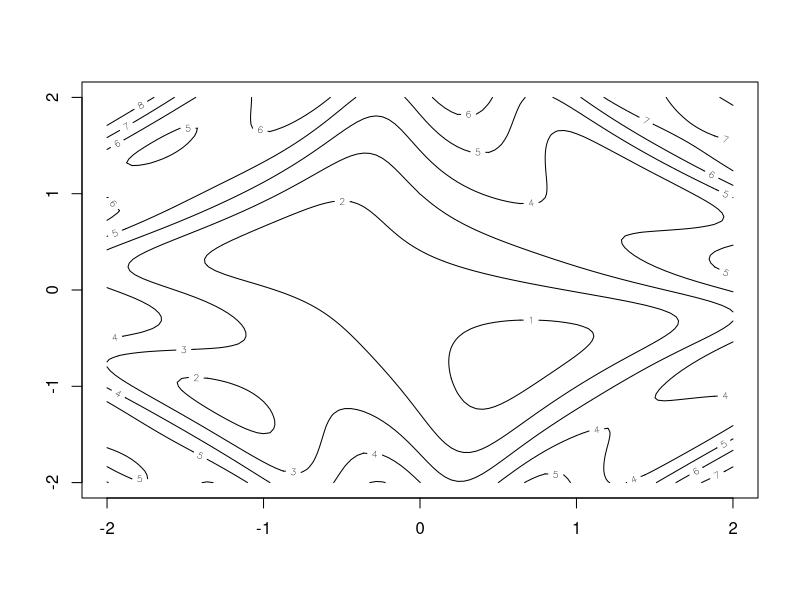
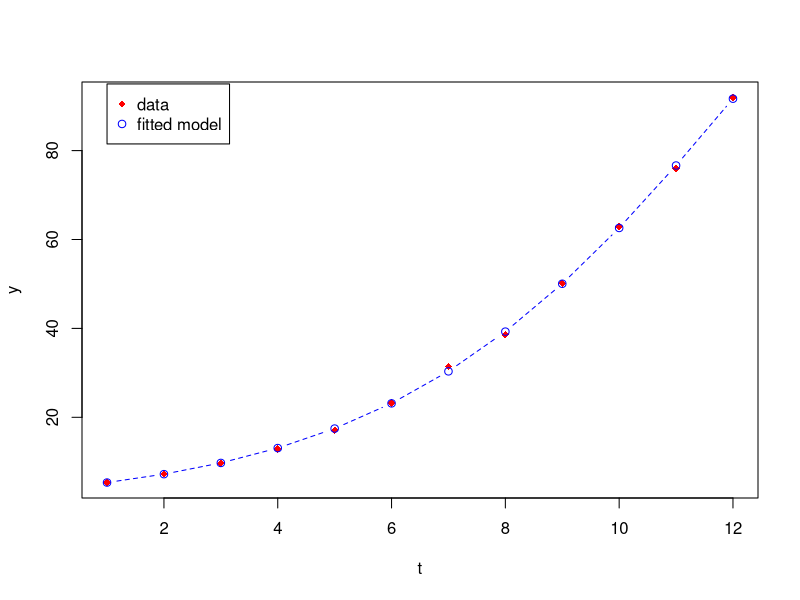

Recreate these plots in R, in order.
## ---- chunk 1
knitr::opts_chunk$set(echo = TRUE)
## ---- chunk 2
library(pracma) # for meshgrid function
f = function(x1, x2) cos(x1-1) + cos(x2) + sin(3*x1*x2) + x1^2 + x2^2
meshgrid(seq(-2, 2, length=5))
x = seq(-2, 2, length=101)
grid_XY = meshgrid(x)
z = matrix(mapply(f, grid_XY$X, grid_XY$Y), nrow=101)
min(z)
contour(x, x, z)
## ---- chunk 3
f1 = deriv(expression(cos(x1-1) + cos(x2) + sin(3*x1*x2) + x1^2 + x2^2), namevec = c('x1', 'x2'), function.arg=T, hessian=T)
f1(0,0)
nlm(function(x) f1(x[1], x[2]), c(0,0))
nlm(function(x) f1(x[1], x[2]), c(-1.5, 1.5))
## ---- chunk 4
nlm(function(x) f(x[1], x[2]), c(0,0))
nlm(function(x) f(x[1], x[2]), c(-1.5, 1.5))
## ---- chunk 5
optim(c(0,0), function(x) f(x[1], x[2]))
optim(c(-1.5,1.5), function(x) f(x[1], x[2]))
## ---- chunk 6
optim(c(-1.5, 1.5), function(x) f(x[1], x[2]), method="CG")
optim(c(-1.5, 1.5), function(x) f(x[1], x[2]), method="BFGS")
optim(c(-1.5, 1.5), function(x) f(x[1], x[2]), method="L-BFGS-B")
optim(c(-1.5, 1.5), function(x) f(x[1], x[2]),
      method="L-BFGS-B", lower=c(-2, -2), upper=c(2, 1.6))
## ---- chunk 7
optim(c(-1.5, 1.5), function(x) f(x[1], x[2]), method="SANN", control=list(maxit=100))
optim(c(-1.5, 1.5), function(x) f(x[1], x[2]), method="SANN", control=list(maxit=1000))
optim(c(-1.5, 1.5), function(x) f(x[1], x[2]), method="SANN", control=list(maxit=3000))
## ---- chunk 8
ydat = c(5.308, 7.24, 9.638, 12.866, 17.069, 23.192, 31.443, 38.558, 50.156, 62.948, 75.995, 91.972)
tdat = seq_along(ydat)
my_data = data.frame(y=ydat, t=tdat)
start1 = c(b1=1, b2=1, b3=1)
my_model = y ~ b1/(1+b2*exp(-b3*t))
try(nls(my_model, start=start1, data=my_data))
library(minpack.lm)
out_lm = nlsLM(my_model, start=start1, data=my_data)
out_lm
plot(tdat, ydat, pch=18, xlab='t', ylab='y', col='red')
lines(tdat, out_lm$m$fitted(), pch=1, col='blue', type='b', lty=2)
legend(1, 95, legend=c('data', 'fitted model'), col=c('red', 'blue'), pch=c(18,1))
## ---- chunk 9
f = function(b, mydata) sum((mydata$y-b[1]/(1+b[2]*exp(-b[3]*mydata$t)))^2)

nlm(f, mydata=my_data, p=start1)
optim(par=start1, fn=f, mydata=my_data)
optim(par=start1, fn=f, mydata=my_data, method="CG")
optim(par=start1, fn=f, mydata=my_data, method="BFGS")
optim(par=start1, fn=f, mydata=my_data, method="L-BFGS-B")
optim(par=start1, fn=f, mydata=my_data, method="SANN", control=list(maxit=30000))
